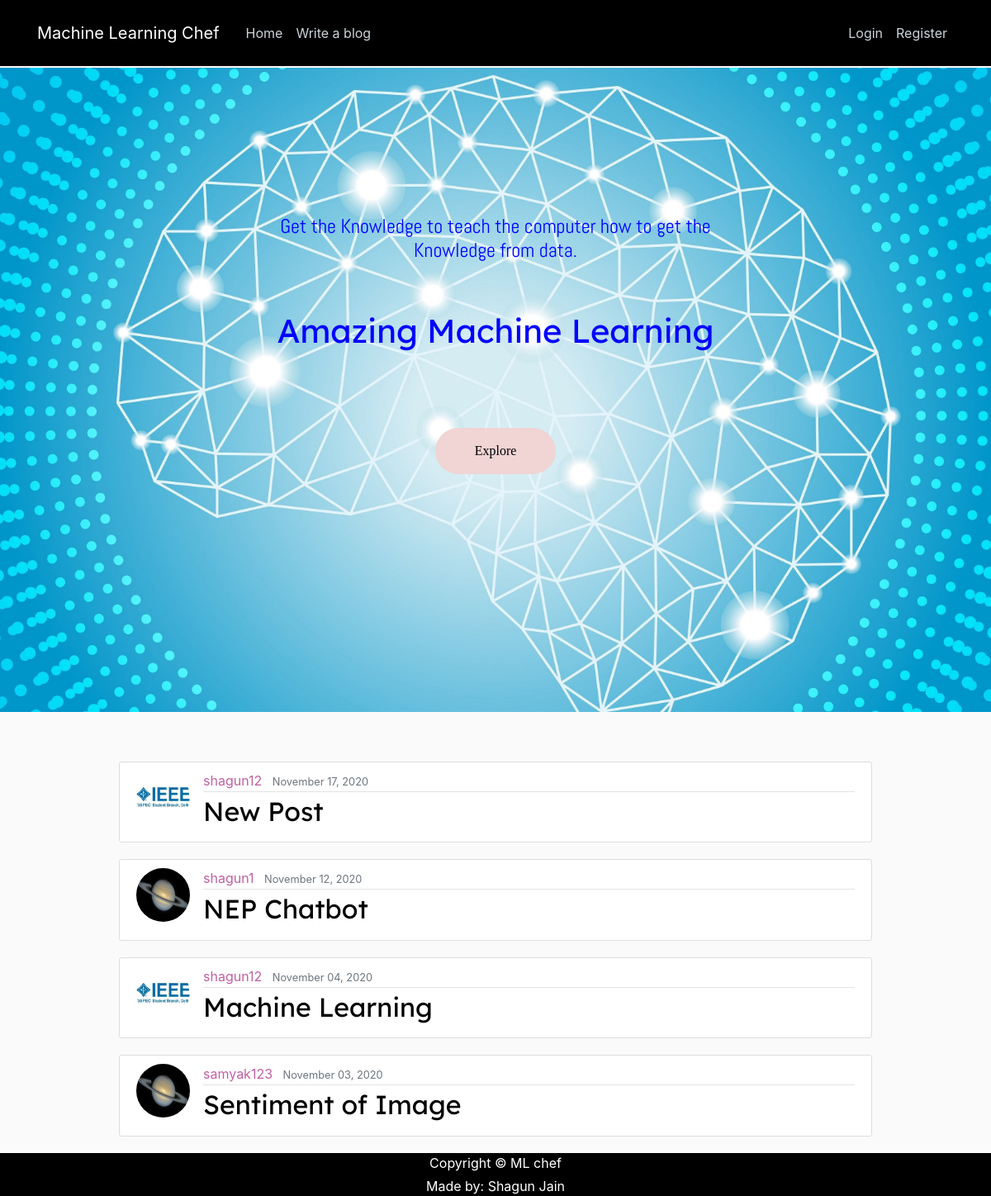
Before: / with the older database file.
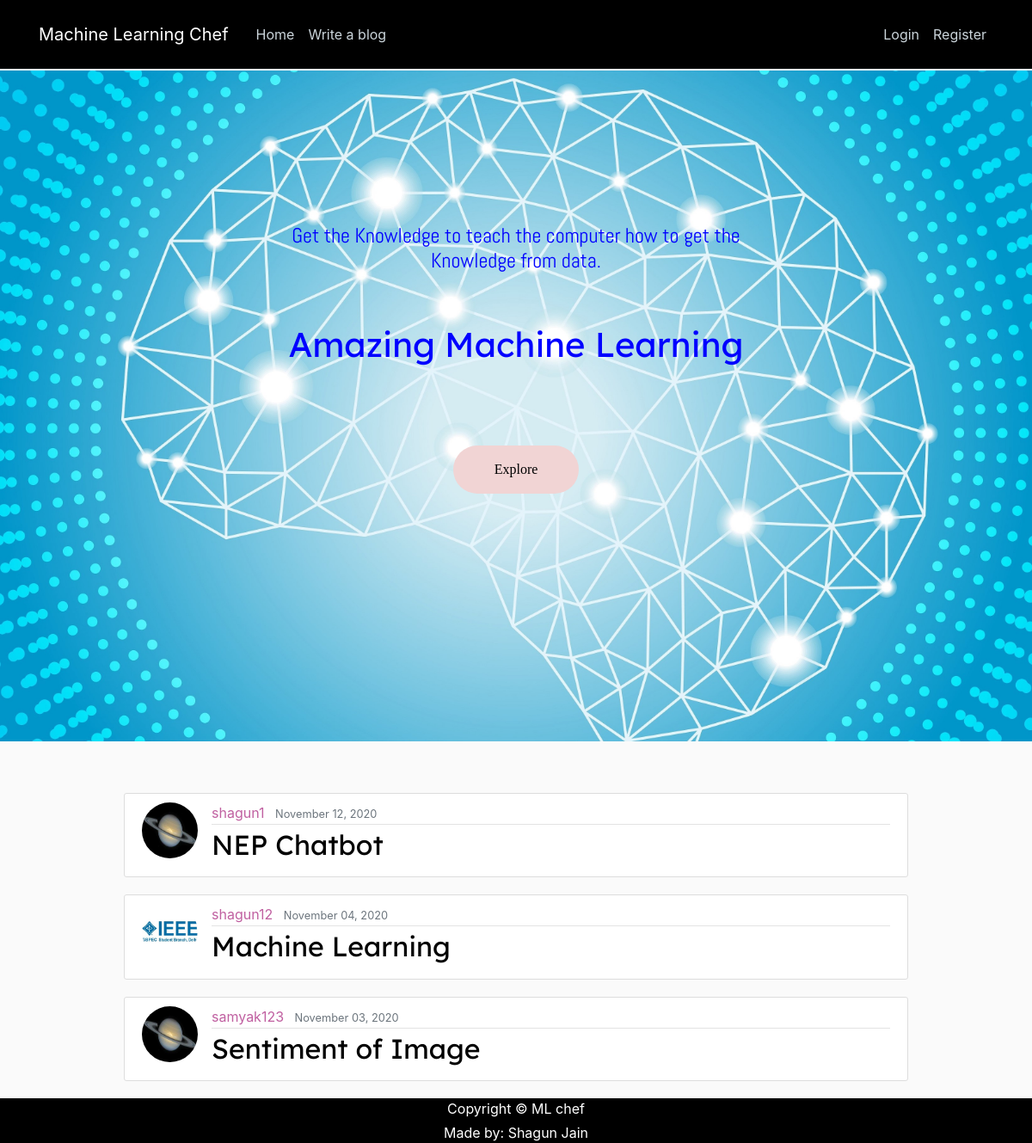
After: the same page with the newer database file.
### myblog/models.py (models this page shows, shortened)
class Post(models.Model):
    title = models.CharField(max_length=100)
    content = models.TextField()
    date_posted = models.DateTimeField(default=timezone.now)
    author = models.ForeignKey(User, on_delete=models.CASCADE)
    likes = models.ManyToManyField(User,related_name='post_like')

### myusers/models.py (models this page shows, shortened)
class Profile(models.Model):
	user = models.OneToOneField(User, on_delete=models.CASCADE)
	image = models.ImageField(default='mine.jpg', upload_to='profile_pics')

### myblog/views.py (the view)
# urls.py: path('', Post_ListView.as_view(), name='blog-home'),
class Post_ListView(ListView):
	model = Post
	template_name = 'myblog/home.html'
	context_object_name = 'posts'
	ordering = ['-date_posted']
	paginate_by = 5

### myblog/templates/myblog/home.html (shortened to what this page needs)
{% extends "myblog/base.html" %}
{% load static %}
{% block styles %}
<link rel="stylesheet" type="text/css" href="{% static 'myblog/home_style.css' %}">
{% endblock styles %}
{% block extra_content%}
<section class="site-title">
  <div class="site-background" data-aos="fade-up" data-aos-delay="100">
      <h3>Get the Knowledge to teach the computer how to get the Knowledge from data.</h3>
      <h1>Amazing Machine Learning</h1>
      <a href="#posts_start"><button class="btn">Explore</button></a>
  </div>
</section>
{% endblock extra_content %}
{% block content %}
     {% for post in posts %}
        <article class="media content-section">
          <img class="rounded-circle article-img" src="{{ post.author.profile.image.url }}">
          <div class="media-body">
            <div class="article-metadata">
              <a class="mr-2 article-author" href="{% url 'blog-user_post' post.author.username %}">{{ post.author }}</a>
              <small class="text-muted">{{ post.date_posted|date:"F d, Y" }}</small>
            </div>
            <h2><a class="article-title" href="{% url 'post-detail' post.id %}">{{ post.title }}</a></h2>
          </div>
        </article>
    {% endfor %}
{% endblock content %}

Changed rows visible on the page:
removed Post: author.profile.image (picture), author "shagun12", date_posted "November 17, 2020", title "New Post"
